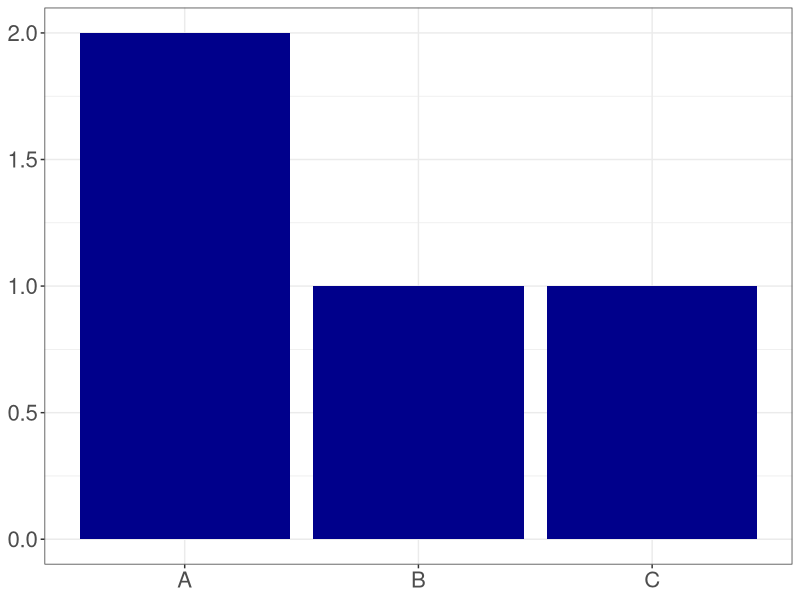
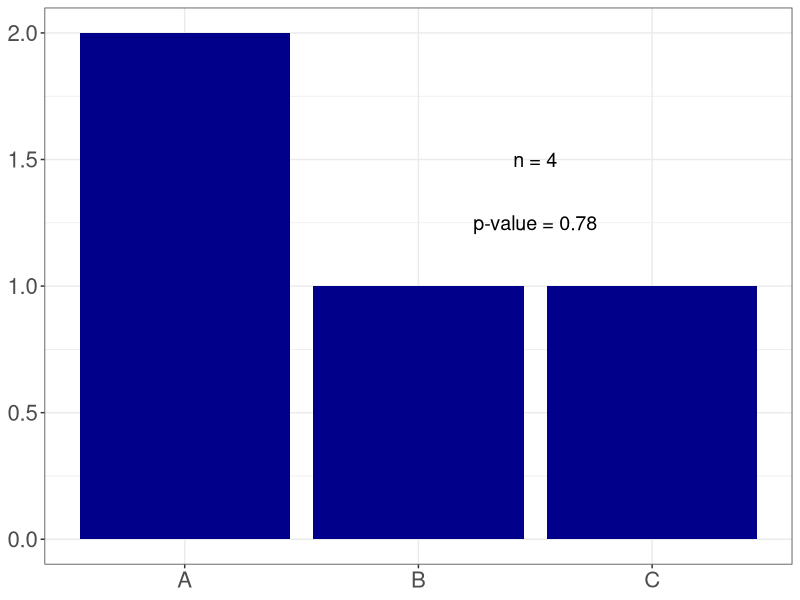
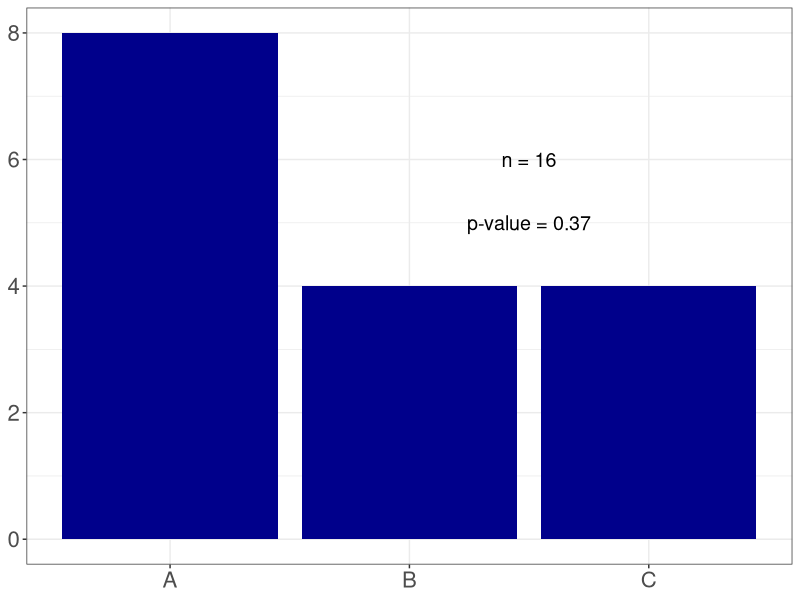
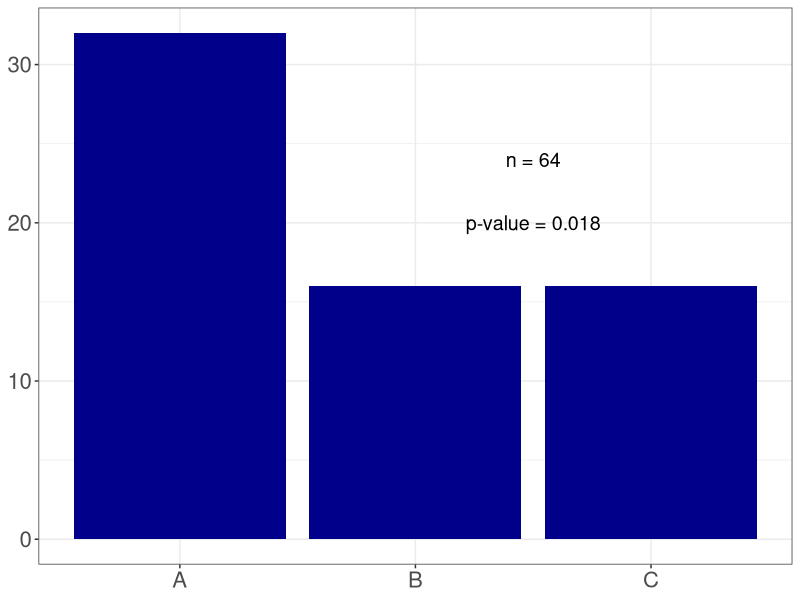
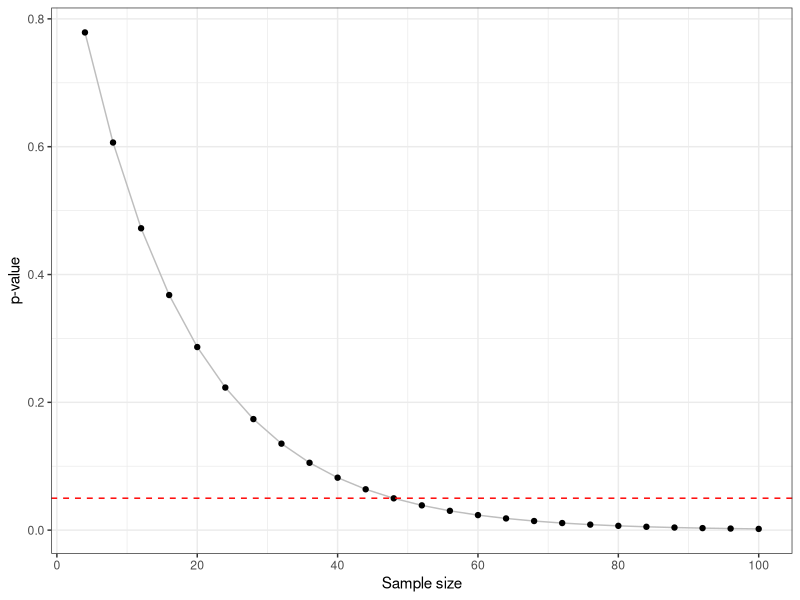
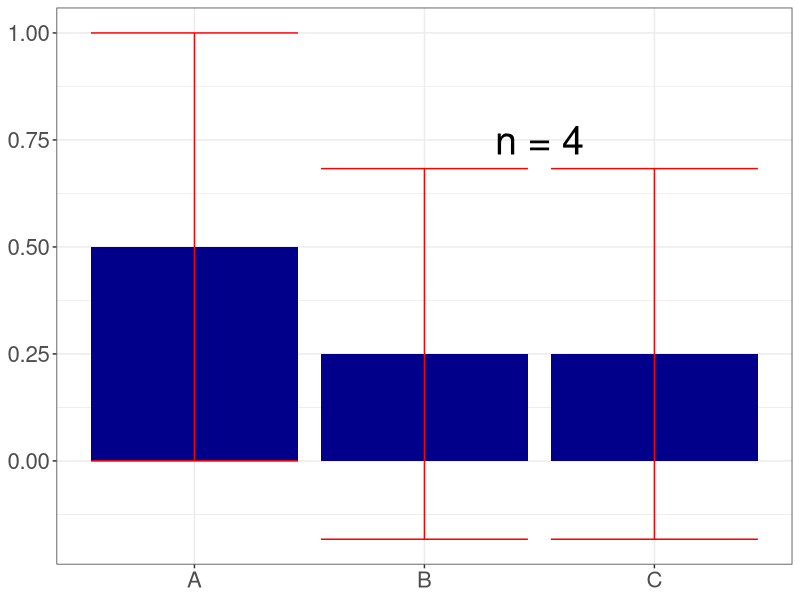
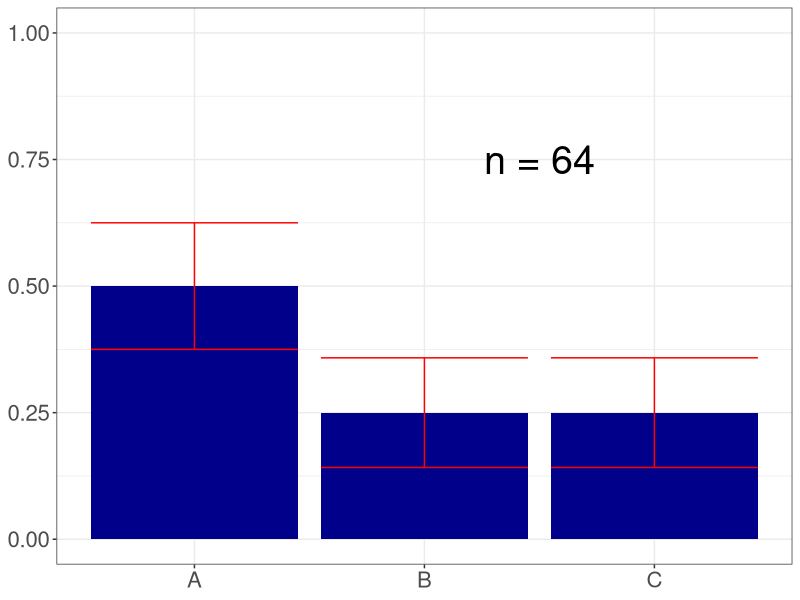
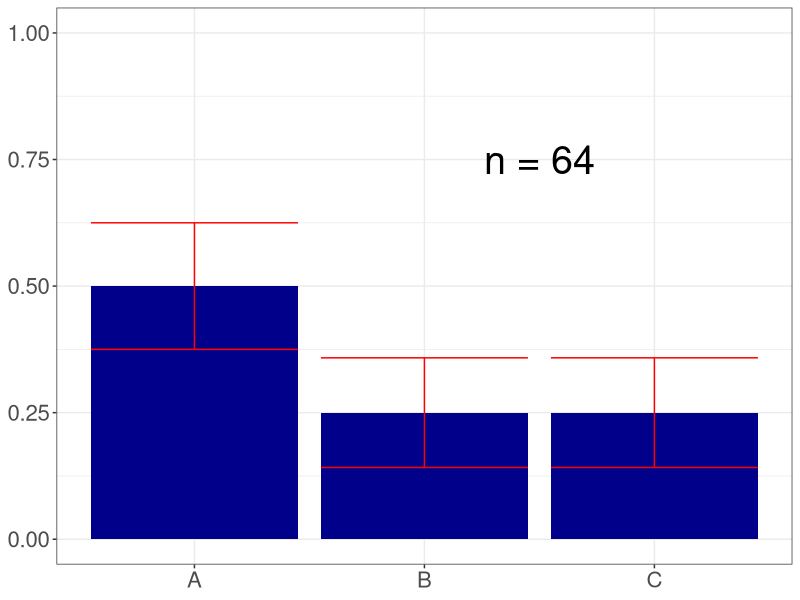

Source code (R) for these figures, in order:
## ---- chunk 1
#| include: false
knitr::opts_chunk$set(
  echo = TRUE,
  message = FALSE,
  warning = FALSE,
  fig.align = "center"
)

library(tidyverse)
library(palmerpenguins)
## ---- chunk 2
#| echo: false
#| fig-align: center
fake_counts <- tibble(fake_group = c("A", "A", "B", "C"))
fake_counts |>
  ggplot(aes(x = fake_group)) +
  geom_bar(fill = "darkblue") +
  theme_bw() +
  theme(axis.title = element_blank(),
        axis.text = element_text(size = 16))
## ---- chunk 3
#| echo: false
#| fig-align: center
# Init the fake data
fake_counts <- tibble(fake_group = c("A", "A", "B", "C"))
# Run and store the chi-square test:
fake_chisq_test_results <- chisq.test(table(fake_counts$fake_group))
# Create the plot
fake_counts |>
  ggplot(aes(x = fake_group)) +
  geom_bar(fill = "darkblue") +
  # Add the label with number of observations
  annotate(geom = "text", x = 2.5, y = 1.5, size = 5,
           label = paste0("n = ", nrow(fake_counts))) +
  # Add label with p-value from chi-square test
  annotate(geom = "text", x = 2.5, y = 1.25, size = 5,
           label = paste0("p-value = ", 
                          signif(fake_chisq_test_results$p.value,
                                 digits = 2))) +
  theme_bw() +
  theme(axis.title = element_blank(),
        axis.text = element_text(size = 16))

## ---- chunk 4
#| echo: false
#| fig-align: center
# Init the fake data
fake_counts <- tibble(fake_group = c(rep("A", 8), 
                                     rep("B", 4), rep("C", 4)))
# Run and store the chi-square test:
fake_chisq_test_results <- chisq.test(table(fake_counts$fake_group))
fake_counts |>
  ggplot(aes(x = fake_group)) +
  geom_bar(fill = "darkblue") +
  # Add labels but preserve location of vertical label based on change in n
  annotate(geom = "text", x = 2.5, y = 1.5 * 8 / 2, size = 5,
           label = paste0("n = ", nrow(fake_counts))) +
  annotate(geom = "text", x = 2.5, y = 1.25 * 8 / 2, size = 5,
           label = paste0("p-value = ", 
                          signif(fake_chisq_test_results$p.value,
                                 digits = 2))) +
  theme_bw() +
  theme(axis.title = element_blank(),
        axis.text = element_text(size = 16))

## ---- chunk 5
#| echo: false
#| fig-align: center
# Init the fake data
fake_counts <- tibble(fake_group = c(rep("A", 32), 
                                     rep("B", 16), rep("C", 16)))
# Run and store the chi-square test:
fake_chisq_test_results <- chisq.test(table(fake_counts$fake_group))
# Create the plot
fake_counts |>
  ggplot(aes(x = fake_group)) +
  geom_bar(fill = "darkblue") +
  # Add labels but preserve location of vertical label based on change in n
  annotate(geom = "text", x = 2.5, y = 1.5 * 32 / 2, size = 5,
           label = paste0("n = ", nrow(fake_counts))) +
  annotate(geom = "text", x = 2.5, y = 1.25 * 32 / 2, size = 5,
           label = paste0("p-value = ", 
                          signif(fake_chisq_test_results$p.value,
                                 digits = 2))) +
  theme_bw() +
  theme(axis.title = element_blank(),
        axis.text = element_text(size = 16))

## ---- chunk 6
#| echo: false
#| fig-align: center
# Iterate through a sequence of sample sizes to compute the pvalue:
chisq_power_table <-
  map_dfr(seq(4, 100, by = 4),
          # Apply the following function to each value
          function(x) {
            
            # Init the fake data:
            fake_data <- tibble(fake_group = 
                                  c(rep("A", 2 * x / 4), 
                                    rep("B", x / 4), rep("C", x / 4)))
            
            # Run and store the chi-square test:
            fake_results <- chisq.test(table(fake_data$fake_group))
            
            # Return a table with the p-value and n:
            tibble("n" = x,
                   "pval" = fake_results$p.value)
          })

# Plot the results:
chisq_power_table |>
  # Note the use of 
  ggplot(aes(x = n, y = pval)) +
  # Draw a line layer to connect the points 
  geom_line(color = "gray") +
  geom_point(color = "black") +
  # Add a horizontal line at 0.05:
  geom_hline(yintercept = 0.05, linetype = "dashed", 
             color = "red") +
  scale_x_continuous(breaks = seq(0, 100, by = 20)) +
  theme_bw() +
  labs(x = "Sample size", y = "p-value")

## ---- chunk 7
#| echo: false
#| fig-align: center
#| fig-height: 9
# Init the fake data
fake_counts <- tibble(fake_group = c("A", "A", "B", "C"))
# Compute the summary with standard errors:
fake_counts |>
  group_by(fake_group) |>
  summarize(count = n(), .groups = "drop") |>
  mutate(total = sum(count),
         prop = count / total,
         se = sqrt(prop * (1 - prop) / total),
         lower = prop - 2 * se,
         upper = prop + 2 * se) |>
  ggplot(aes(x = fake_group)) +
  geom_bar(fill = "darkblue",
           aes(y = prop),
           stat = "identity") +
  geom_errorbar(aes(ymin = lower,
                    ymax = upper),
                color = "red") +
  # Add the label with number of observations
  annotate(geom = "text", x = 2.5, y = .75, size = 10,
           label = paste0("n = ", nrow(fake_counts))) +
  theme_bw() +
  theme(axis.title = element_blank(),
        axis.text = element_text(size = 16))

## ---- chunk 8
#| echo: false
#| fig-align: center
#| fig-height: 9
# Init the fake data
fake_counts <- tibble(fake_group = c(rep("A", 32), 
                                     rep("B", 16), rep("C", 16)))# Compute the summary with standard errors:
fake_counts |>
  group_by(fake_group) |>
  summarize(count = n(), .groups = "drop") |>
  mutate(total = sum(count),
         prop = count / total,
         se = sqrt(prop * (1 - prop) / total),
         lower = prop - 2 * se,
         upper = prop + 2 * se) |>
  ggplot(aes(x = fake_group)) +
  geom_bar(fill = "darkblue",
           aes(y = prop),
           stat = "identity") +
  geom_errorbar(aes(ymin = lower,
                    ymax = upper),
                color = "red") +
  # Add the label with number of observations
  annotate(geom = "text", x = 2.5, y = .75, size = 10,
           label = paste0("n = ", nrow(fake_counts))) +
  scale_y_continuous(limits = c(0, 1)) +
  theme_bw() +
  theme(axis.title = element_blank(),
        axis.text = element_text(size = 16))

## ---- chunk 9
#| echo: false
#| fig-align: center
#| fig-height: 9
# Init the fake data
fake_counts <- tibble(fake_group = c(rep("A", 32), 
                                     rep("B", 16), rep("C", 16)))# Compute the summary with standard errors:
fake_counts |>
  group_by(fake_group) |>
  summarize(count = n(), .groups = "drop") |>
  mutate(total = sum(count),
         prop = count / total,
         se = sqrt(prop * (1 - prop) / total),
         lower = prop - 2 * se,
         upper = prop + 2 * se) |>
  ggplot(aes(x = fake_group)) +
  geom_bar(fill = "darkblue",
           aes(y = prop),
           stat = "identity") +
  geom_errorbar(aes(ymin = lower,
                    ymax = upper),
                color = "red") +
  # Add the label with number of observations
  annotate(geom = "text", x = 2.5, y = .75, size = 10,
           label = paste0("n = ", nrow(fake_counts))) +
  scale_y_continuous(limits = c(0, 1)) +
  theme_bw() +
  theme(axis.title = element_blank(),
        axis.text = element_text(size = 16))

## ---- chunk 10
#| echo: false
#| fig-align: center
#| fig-height: 9
# Init the fake data
fake_counts <- tibble(fake_group = c(rep("A", 32), 
                                     rep("B", 16), rep("C", 16)))# Compute the summary with standard errors:
fake_counts |>
  group_by(fake_group) |>
  summarize(count = n(), .groups = "drop") |>
  mutate(total = sum(count),
         prop = count / total,
         se = sqrt(prop * (1 - prop) / total),
         lower = prop - qnorm(1 - .05 / 3 / 2) * se,
         upper = prop + qnorm(1 - .05 / 3 / 2) * se) |>
  ggplot(aes(x = fake_group)) +
  geom_bar(fill = "darkblue",
           aes(y = prop),
           stat = "identity") +
  geom_errorbar(aes(ymin = lower,
                    ymax = upper),
                color = "red") +
  # Add the label with number of observations
  annotate(geom = "text", x = 2.5, y = .75, size = 10,
           label = paste0("n = ", nrow(fake_counts))) +
  scale_y_continuous(limits = c(0, 1)) +
  theme_bw() +
  theme(axis.title = element_blank(),
        axis.text = element_text(size = 16))


